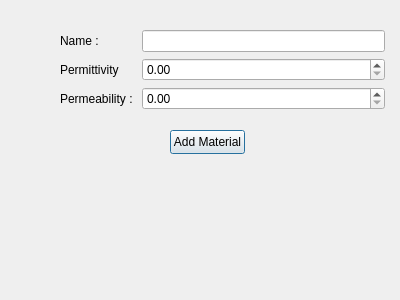
<?xml version="1.0" encoding="UTF-8"?>
<ui version="4.0">
 <class>AddMaterial</class>
 <widget class="QDialog" name="AddMaterial">
  <property name="geometry">
   <rect>
    <x>0</x>
    <y>0</y>
    <width>400</width>
    <height>300</height>
   </rect>
  </property>
  <property name="windowTitle">
   <string>Dialog</string>
  </property>
  <widget class="QWidget" name="formLayoutWidget">
   <property name="geometry">
    <rect>
     <x>60</x>
     <y>30</y>
     <width>325</width>
     <height>91</height>
    </rect>
   </property>
   <layout class="QFormLayout" name="formLayout">
    <item row="0" column="0">
     <widget class="QLabel" name="label">
      <property name="text">
       <string>Name : </string>
      </property>
     </widget>
    </item>
    <item row="0" column="1">
     <widget class="QLineEdit" name="MaterialName"/>
    </item>
    <item row="1" column="0">
     <widget class="QLabel" name="label_2">
      <property name="text">
       <string>Permittivity</string>
      </property>
     </widget>
    </item>
    <item row="1" column="1">
     <widget class="QDoubleSpinBox" name="epsilonBox"/>
    </item>
    <item row="2" column="0">
     <widget class="QLabel" name="label_3">
      <property name="text">
       <string>Permeability : </string>
      </property>
     </widget>
    </item>
    <item row="2" column="1">
     <widget class="QDoubleSpinBox" name="muBox"/>
    </item>
   </layout>
  </widget>
  <widget class="QPushButton" name="AddDielectricMaterial">
   <property name="geometry">
    <rect>
     <x>170</x>
     <y>130</y>
     <width>75</width>
     <height>24</height>
    </rect>
   </property>
   <property name="text">
    <string>Add Material</string>
   </property>
  </widget>
 </widget>
 <resources/>
 <connections/>
</ui>
